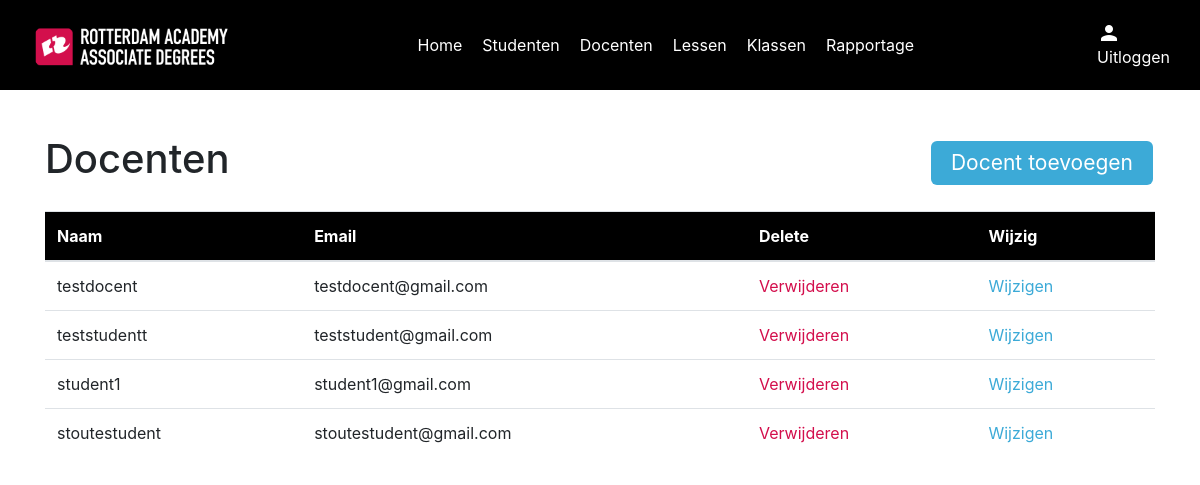
The app's page /docenten_overzicht, older data.
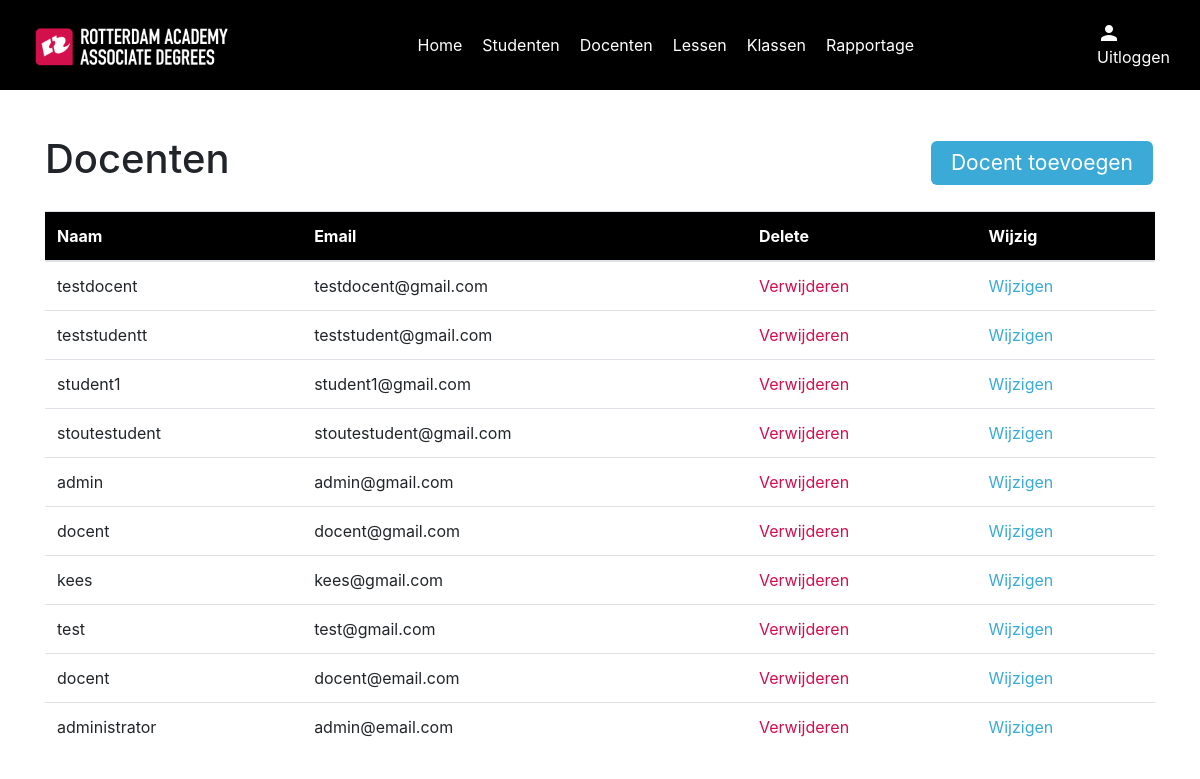
The same page, newer data.
### models/userModel.py (models this page shows)
class User(UserMixin, db.Model):
    id = db.Column(db.Integer, primary_key=True)
    name = db.Column(db.String(100), nullable=False)
    email = db.Column(db.String(100), nullable=False)
    password = db.Column(db.String(255), nullable=True)
    role = db.Column(db.Integer, nullable=False)
    studentNumber = db.Column(db.Integer, nullable=True)
    def to_dict(self):
        return {
            'id': self.id,
            'name': self.name,
            'email': self.email,
            'password': self.password,
            'role': self.role,
            'student_number': self.studentNumber
        }

### routes/teacherRoutes.py (the view)
    @app.route("/docenten_overzicht")
    def teachers_index():
        teachers = TeacherController.get_all_teachers()
        return render_template(
            "teachers/index.html", teachers=teachers
        )

### controllers/teacherController.py (called while the page is built)
    @staticmethod
    def get_all_teachers():
        teachers = User.query.all()
        teachers_dict = [teacher.to_dict() for teacher in teachers]
        return teachers_dict

### routes/teacherRoutes.py (called while the page is built)
def setup_teacher_routes(app):
    @app.route("/docenten_overzicht")
    def teachers_index():
        teachers = TeacherController.get_all_teachers()
        return render_template(
            "teachers/index.html", teachers=teachers
        )
    @app.route('/teachers/', methods=['POST'])
    def create_teacher():
        return TeacherController.create_teacher()
    @app.route('/teachers/<id>', methods=['GET'])
    def show_teacher(id):
        return TeacherController.show_teacher(id)
    @app.route('/teachers/<id>', methods=['POST'])
    def update_teacher(id):
        return TeacherController.update_teacher(id)
    @app.route('/teacher/<id>', methods=['DELETE'])
    def delete_teacher(id):
        return TeacherController.delete_teacher(id)

### templates/teachers/index.html (shortened to what this page needs)
{% include "layout.html" %}
{% block content %}
{% include "navigation.html" %}
<div class="container">
    <div class="index" id="teachers">
        <div class="top-content">
            <h1>Docenten</h1>
            <a href="#" class="button" id="btnCreate" data-toggle="modal" data-target="#teacherModal">Docent toevoegen</a>
        </div>
        <table class="table">
            <thead style="background-color: black; color: #fff;">
            <tr>
                <th scope="Name">Naam</th>
                <th scope="Email">Email</th>
                <th scope="Delete">Delete</th>
                <th scope="Change">Wijzig</th>
            </tr>
            </thead>
            <tbody>
            {% for teacher in teachers %}
            <tr>
                <td>{{ teacher.name }}</td>
                <td>{{ teacher.email }}</td>
                <td><a href="#" class="red" data-id="{{ teacher.id }}" id="btnDelete">Verwijderen</a></td>
                <td><a href="#" class="blue" data-id="{{ teacher.id }}" id="btnEdit" data-toggle="modal"
                       data-target="#teacherModal">Wijzigen</a></td>
            </tr>
            {% endfor %}
            </tbody>
        </table>
    </div>
</div>
{% endblock %}

### templates/layout.html (shortened to what this page needs)
<!DOCTYPE html>
<html lang="en">
<head>
    <link rel="stylesheet" href="https://cdn.jsdelivr.net/npm/bootstrap@4.4.1/dist/css/bootstrap.min.css"
>
    <link rel="stylesheet" type="text/css" href="https://cdn.jsdelivr.net/npm/pikaday/css/pikaday.css">
    <link rel="stylesheet" href="/static/css/style.css" type="text/css"/>
    <link rel="stylesheet" href="https://cdnjs.cloudflare.com/ajax/libs/font-awesome/6.3.0/css/all.min.css"
          type="text/css"/>
</head>
<body>
</body>
</html>

### templates/navigation.html (shortened to what this page needs)
{% if current_user.role != 1 %}
<nav class="navigation">
    <div class="nav_container">
        <a href="/index">
            <img src="/static/assets/ra_logo.png" alt="RAC logo"/>
        </a>
        <div class="links">
            <a href="/index">Home</a>
            <a href="/studenten_overzicht">Studenten</a>
            {% if current_user.role != 2 %}
            <a href="/docenten_overzicht">Docenten</a>
            {% endif %}
            <a href="/lessen_overzicht">Lessen</a>
            <a href="/klassen_overzicht">Klassen</a>
            <a href="/rapportage">Rapportage</a>
        </div>
        <div class="account">
            <div class="user">
                <span class="material-icons">person</span>
            </div>
            <a href="/logout">Uitloggen</a>
        </div>
    </div>
</nav>
{% endif %}

### static/css/style.css (style rules this page uses)
:root { --black: #000; --white: #fff; --racRed: #D30E4C; --racBlue: #3CAAD7; --textColor: #272727; }
.container { position: relative; top: 90px; }
.navigation .nav_container { width: 1140px; margin: 0 auto; padding: unset; padding-top: 120px; }
.navigation { top: 0; background-color: var(--black); position: fixed; width: 100%; height: 90px; z-index: 10; }
.navigation .nav_container { padding-top: unset; height: 100%; display: flex; align-items: center; justify-content: space-between; gap: 20px; }
.navigation img { height: 45px; }
.navigation .links { display: flex; justify-content: space-between; gap: 20px; }
.navigation a { color: var(--white); }
.navigation .material-icons { color: var(--white); }
.navigation .user { display: flex; justify-content: space-between; align-items: center; color: var(--white); }
.button { background-color: var(--racBlue); border: none; color: var(--white); padding: 6px 20px; text-align: center; display: inline-block; font-size: 21px; margin: 4px 2px; border-radius: 6px; }
.red { color: var(--racRed) !important; }
.blue { color: var(--racBlue) !important; }
.index .top-content { display: flex; justify-content: space-between; align-items: center; margin: 45px 0 20px 0; }

Row changes from the older to the newer data that the page shows:
added User: name "admin", email "admin@gmail.com"
added User: name "docent", email "docent@gmail.com"
added User: name "kees", email "kees@gmail.com"
added User: name "test", email "test@gmail.com"
added User: name "docent", email "docent@email.com"
added User: name "administrator", email "admin@email.com"
